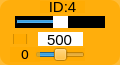
    <widget class="QWidget" name="widget_id4" native="true">
     <property name="geometry">
      <rect>
       <x>175</x>
       <y>650</y>
       <width>120</width>
       <height>65</height>
      </rect>
     </property>
     <property name="maximumSize">
      <size>
       <width>16777161</width>
       <height>16777215</height>
      </size>
     </property>
     <property name="styleSheet">
      <string notr="true">background-color: rgb(255, 170, 0, 200);
border-radius:10px;</string>
     </property>
     <widget class="QLabel" name="label_ID4">
      <property name="geometry">
       <rect>
        <x>40</x>
        <y>1</y>
        <width>45</width>
        <height>12</height>
       </rect>
      </property>
      <property name="minimumSize">
       <size>
        <width>0</width>
        <height>10</height>
       </size>
      </property>
      <property name="font">
       <font>
        <family>Arial</family>
        <pointsize>11</pointsize>
       </font>
      </property>
      <property name="styleSheet">
       <string notr="true">background-color: rgb(255, 255, 255， 0);
border-radius:0px;</string>
      </property>
      <property name="text">
       <string>ID:4</string>
      </property>
      <property name="alignment">
       <set>Qt::AlignCenter</set>
      </property>
     </widget>
     <widget class="QSlider" name="horizontalSlider_pulse_id4">
      <property name="geometry">
       <rect>
        <x>15</x>
        <y>16</y>
        <width>90</width>
        <height>12</height>
       </rect>
      </property>
      <property name="autoFillBackground">
       <bool>false</bool>
      </property>
      <property name="styleSheet">
       <string notr="true">QSlider{
	background: rgb(0, 0, 0);
	border-radius:0px;
}
QSlider::handle {/*设置中间的那个滑动的键*/                           background: rgb(255, 255, 255)}</string>
      </property>
      <property name="minimum">
       <number>0</number>
      </property>
      <property name="maximum">
       <number>1000</number>
      </property>
      <property name="pageStep">
       <number>1</number>
      </property>
      <property name="value">
       <number>500</number>
      </property>
      <property name="orientation">
       <enum>Qt::Horizontal</enum>
      </property>
     </widget>
     <widget class="QSlider" name="horizontalSlider_dev_id4">
      <property name="geometry">
       <rect>
        <x>35</x>
        <y>48</y>
        <width>50</width>
        <height>13</height>
       </rect>
      </property>
      <property name="styleSheet">
       <string notr="true">background-color: rgb(255, 255, 255， 0);</string>
      </property>
      <property name="minimum">
       <number>-125</number>
      </property>
      <property name="maximum">
       <number>125</number>
      </property>
      <property name="pageStep">
       <number>1</number>
      </property>
      <property name="orientation">
       <enum>Qt::Horizontal</enum>
      </property>
     </widget>
     <widget class="QLabel" name="label_id4">
      <property name="geometry">
       <rect>
        <x>10</x>
        <y>47</y>
        <width>30</width>
        <height>15</height>
       </rect>
      </property>
      <property name="minimumSize">
       <size>
        <width>0</width>
        <height>10</height>
       </size>
      </property>
      <property name="font">
       <font>
        <family>DejaVu Sans</family>
        <pointsize>10</pointsize>
       </font>
      </property>
      <property name="styleSheet">
       <string notr="true">background-color: rgb(255, 255, 255， 0);</string>
      </property>
      <property name="text">
       <string>0</string>
      </property>
      <property name="alignment">
       <set>Qt::AlignCenter</set>
      </property>
     </widget>
     <widget class="QLineEdit" name="lineEdit_id4">
      <property name="geometry">
       <rect>
        <x>38</x>
        <y>32</y>
        <width>45</width>
        <height>14</height>
       </rect>
      </property>
      <property name="sizePolicy">
       <sizepolicy hsizetype="Fixed" vsizetype="Fixed">
        <horstretch>0</horstretch>
        <verstretch>0</verstretch>
       </sizepolicy>
      </property>
      <property name="font">
       <font>
        <family>Arial</family>
        <pointsize>11</pointsize>
       </font>
      </property>
      <property name="autoFillBackground">
       <bool>false</bool>
      </property>
      <property name="styleSheet">
       <string notr="true">background-color: rgb(255, 255, 255);
border-radius:0px;</string>
      </property>
      <property name="text">
       <string>500</string>
      </property>
      <property name="maxLength">
       <number>1000</number>
      </property>
      <property name="alignment">
       <set>Qt::AlignCenter</set>
      </property>
      <property name="dragEnabled">
       <bool>false</bool>
      </property>
      <property name="readOnly">
       <bool>false</bool>
      </property>
     </widget>
     <widget class="QCheckBox" name="checkBox_id4">
      <property name="geometry">
       <rect>
        <x>13</x>
        <y>34</y>
        <width>15</width>
        <height>10</height>
       </rect>
      </property>
      <property name="text">
       <string/>
      </property>
     </widget>
    </widget>
